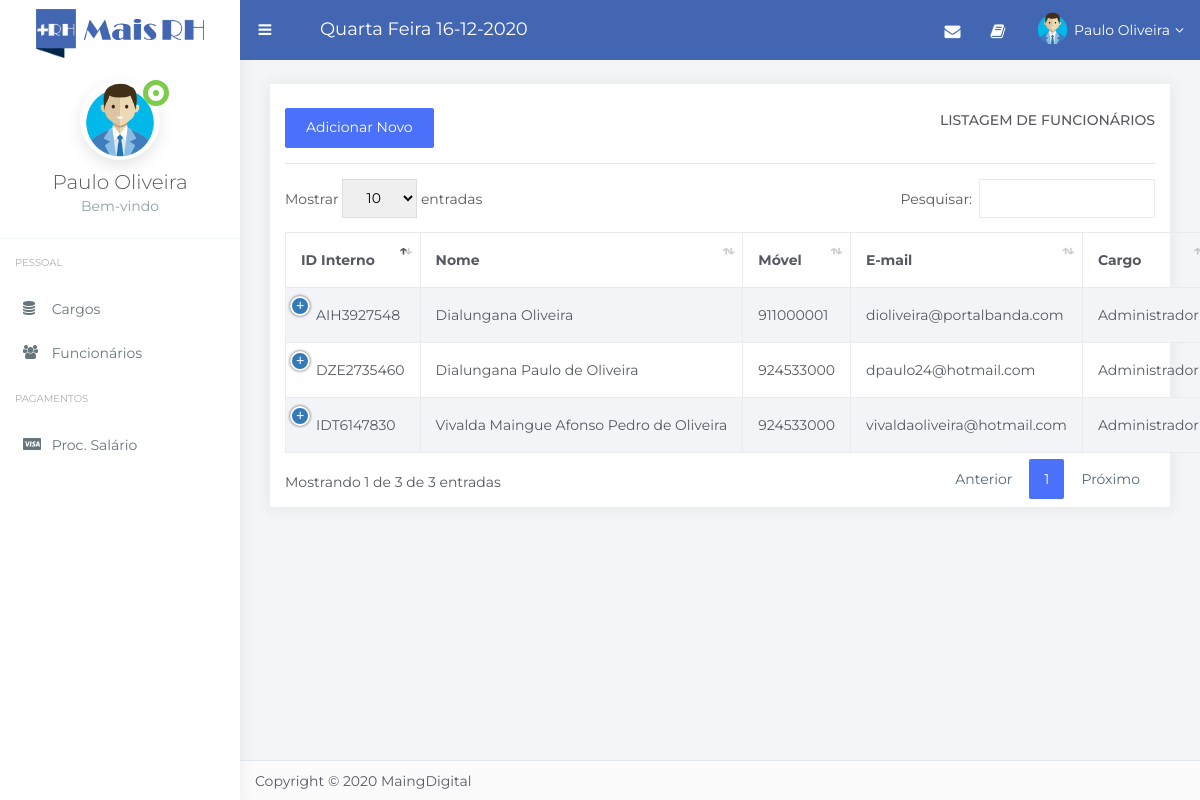
/administracao/index.php?pag=funcionarios (signed in), run on the app's committed database.
### tables this page shows
CREATE TABLE `funcionarios` (
  `id` int(11) NOT NULL,
  `num_funcionario` varchar(10) DEFAULT NULL,
  `nome_funcionario` varchar(100) NOT NULL,
  `local_nasimento` varchar(100) DEFAULT NULL,
  `data_nascimento` varchar(100) DEFAULT NULL,
  `sexo` varchar(10) DEFAULT NULL,
  `morada` varchar(100) NOT NULL,
  `cidade` varchar(50) DEFAULT NULL,
  `estado_civil` varchar(20) DEFAULT NULL,
  `telefone` varchar(30) DEFAULT NULL,
  `movel` varchar(20) NOT NULL,
  `email` varchar(50) NOT NULL,
  `bilhete` varchar(15) NOT NULL,
  `data_validade` date DEFAULT NULL,
  `nif` varchar(15) NOT NULL,
  `nss` varchar(15) NOT NULL,
  `grau` varchar(50) DEFAULT NULL,
  `entidade_formadora` varchar(100) DEFAULT NULL,
  `nome_banco` varchar(100) DEFAULT NULL,
  `num_conta` varchar(100) DEFAULT NULL,
  `iban` varchar(100) DEFAULT NULL,
  `tipo_contrato` varchar(20) DEFAULT NULL,
  `data_admissao` date DEFAULT NULL,
  `departamento` varchar(50) DEFAULT NULL,
  `cargo` varchar(50) NOT NULL,
  `salario_base` varchar(50) DEFAULT NULL,
  `turno` varchar(50) DEFAULT NULL
);

### administracao/funcionarios.php (the view, shortened to what this page needs)
<?php
$pag = "funcionarios";
require_once("../conexao.php");
?>
<div class="container-fluid">
	<div class="row">
		<div class="col-md-12 mt-4">
			<div class="col-md-6 float-left" style="margin-left: -15px;">
				<a type="button" class="btn-primary btn" href="index.php?pag=<?php echo $pag ?>&funcao=novo">Adicionar Novo</a>
			</div>
			<div class="col-md-6 float-right" style="display: flex; justify-content: flex-end; margin-right: -15px;">
					<b>LISTAGEM DE FUNCIONÁRIOS</b>
			</div>
		</div>
	</div>
	<hr>
	<div class="row">
		<div class="col-md-12 mb-2">
			<table id="datatable" class="table table-sm dt-responsive nowrap">
				<thead>
					<tr>
						<th>ID Interno</th>
						<th>Nome</th>
						<th>Móvel</th>
						<th>E-mail</th>
						<th>Cargo</th>
					</tr>
				</thead>
				<tbody>
					<?php
					$query = $pdo->query("SELECT * FROM funcionarios order by id asc ");
					$res = $query->fetchAll(PDO::FETCH_ASSOC);
					for ($i=0; $i < count($res); $i++) {
						$num_funcionario = $res[$i]['num_funcionario'];
						$nome = $res[$i]['nome_funcionario'];
						$movel = $res[$i]['movel'];
						$email = $res[$i]['email'];
						$cargo = $res[$i]['cargo'];
						?>
						<tr>
							<td><?php echo $num_funcionario ?></td>
							<td><?php echo $nome ?></td>
							<td><?php echo $movel ?></td>
							<td><?php echo $email ?></td>
							<td><?php echo $cargo ?></td>
						</tr>
					<?php } ?>
				</tbody>
			</table>
		</div>
	</div>
</div>

### administracao/index.php (shortened to what this page needs)
<?php
$diasemana = array('Domingo', 'Segunda Feira', 'Terça Feira', 'Quarta Feira', 'Quinta Feira', 'Sexta Feira', 'Sábado');
$data = date('Y-m-d');
$diasemana_numero = date('w', strtotime($data));
$pag = @$_GET["pag"];
$menu1 = "funcionarios";
$menu2 = "novo_funcionario";
$menu3 = "menu3";
$menu4 = "menu4";
$menu5 = "menu5";
$menu6 = "menu6";
?>
<!DOCTYPE html>
<html lang="pt-pt">
<head>
        <link href="../assets/lib/bootstrap/css/bootstrap.min.css" rel="stylesheet">
        <link href="../assets/lib/vectormap/jquery-jvectormap-2.0.2.css" rel="stylesheet" />
		<link href="../assets/lib/chart-c3/c3.min.css" rel="stylesheet">
		<link href="../assets/lib/chartjs/chartjs-sass-default.css" rel="stylesheet">
        <link href="../assets/lib/datatables/jquery.dataTables.min.css" rel="stylesheet" type="text/css">
        <link href="../assets/lib/datatables/responsive.bootstrap.min.css" rel="stylesheet" type="text/css">
        <link href="../assets/lib/toast/jquery.toast.min.css" rel="stylesheet">
        <link href="../assets/lib/datatables/buttons.dataTables.css" rel="stylesheet" type="text/css">
        <link href="../assets/css/style.css" rel="stylesheet">
    </head>
    <body>
		<div class="top-bar primary-top-bar">
			<div class="container-fluid">
				<div class="row">
					<div class="col">
						<a class="admin-logo" href="index.php?pag=home">
							<h1>
								<img alt="" src="../assets/img/icon.png" class="logo-icon margin-r-2 mt-2" style="width: 40px">
								<img alt="" src="../assets/img/logo-dark.png" class="toggle-none hidden-xs" style="width: 120px">
							</h1>
						</a>
						<div class="left-nav-collapsed" >
							<a  href="#" class="nav-collapsed"><i class="fa fa-bars"></i></a>
						</div>
						<div class="search-form hidden-xs">
							<h4><?php
                      echo  $diasemana[$diasemana_numero]; ?> <?php $date = date('d-m-Y'); echo $date;?></h4>
						</div>
						<ul class="list-inline top-right-nav">
							<li>
								<a  href="#"><i class="fa fa-envelope"></i></a>
							</li>
							<li>
								<a href="#"><i class="fa fa-book"></i> </a>
							</li>
							<li class="dropdown avtar-dropdown">
								<a class="dropdown-toggle" data-toggle="dropdown" href="#">
									<img alt="" class="rounded-circle" src="../assets/img/avtar-2.png" width="30">
									<?php echo @$_SESSION['nome_usuario']; ?>
								</a>
							</li>
						</ul>
					</div>
				</div>
			</div>
		</div>
        <div class="main-sidebar-nav default-navigation">
            <div class="nano">
                <div class="nano-content sidebar-nav">
					<div class="card-body border-bottom text-center nav-profile">
						<div class="notify setpos">
							<span class="heartbit"></span>
							<span class="point"></span>
						</div>
                        <img alt="profile" class="margin-b-10  " src="../assets/img/avtar-2.png" width="80">
                        <p class="lead margin-b-0 toggle-none"><?php echo @$_SESSION['nome_usuario']; ?></p>
                        <p class="text-muted mv-0 toggle-none">Bem-vindo</p>
                    </div>
                    <ul class="metisMenu nav flex-column" id="menu">
                        <li class="nav-heading"><span>PESSOAL</span></li>
						<li class="nav-item">
							<a class="nav-link" href="index.php?pag=<?php echo $menu4 ?>">
								<i class="fa fa-database"></i>
								<span class="toggle-none">
									Cargos
								</span>
							</a>
						</li>
						<li class="nav-item">
							<a class="nav-link" href="index.php?pag=<?php echo $menu1 ?>">
								<i class="fa fa-users"></i>
								<span class="toggle-none">
									Funcionários
								</span>
							</a>
						</li>
						<li class="nav-heading"><span>PAGAMENTOS</span></li>
						<li class="nav-item">
							<a class="nav-link" href="index.php?pag=<?php echo $menu3 ?>">
								<i class="fa fa-cc-visa"></i>
								<span class="toggle-none">
									Proc. Salário
								</span>
							</a>
						</li>
                    </ul>
                </div>
            </div>
        </div>
        <section class="main-content">
            <div class="row w-no-padding margin-b-30 mt-4" style="background-color: #ffffff;">
            	<?php if (@$pag == null) {
                            @include_once("home.php");
                        } else if (@$pag==$menu1) {
                            @include_once(@$menu1.".php");
                        } else if (@$pag==$menu2) {
                            @include_once(@$menu2.".php");
                        } else if (@$pag==$menu3) {
                            include_once(@$menu3.".php");
                        } else if (@$pag==$menu4) {
                            @include_once(@$menu4.".php");
                        } else if (@$pag==$menu5) {
                            @include_once(@$menu5.".php");
                        } else if (@$pag==$menu6) {
                            @include_once(@$menu6.".php");
                        } else {
                            @include_once("home.php");
                        }
                        ?>
			</div>
            <footer class="footer">
                <span>Copyright &copy; 2020 MaingDigital</span>
            </footer>
        </section>
    </body>
</html>

### administracao/index.php (style rules this page uses)
h4 { color: #FFFFFF; margin-top: 6px; }

### data on the page
funcionarios: num_funcionario "DZE2735460", nome_funcionario "Dialungana Paulo de Oliveira", movel "924533000", email "dpaulo24@hotmail.com", cargo "Administrador"
funcionarios: num_funcionario "IDT6147830", nome_funcionario "Vivalda Maingue Afonso Pedro de Oliveira", movel "924533000", email "vivaldaoliveira@hotmail.com", cargo "Administrador"
funcionarios: num_funcionario "AIH3927548", nome_funcionario "Dialungana Oliveira", movel "911000001", email "dioliveira@portalbanda.com", cargo "Administrador"
